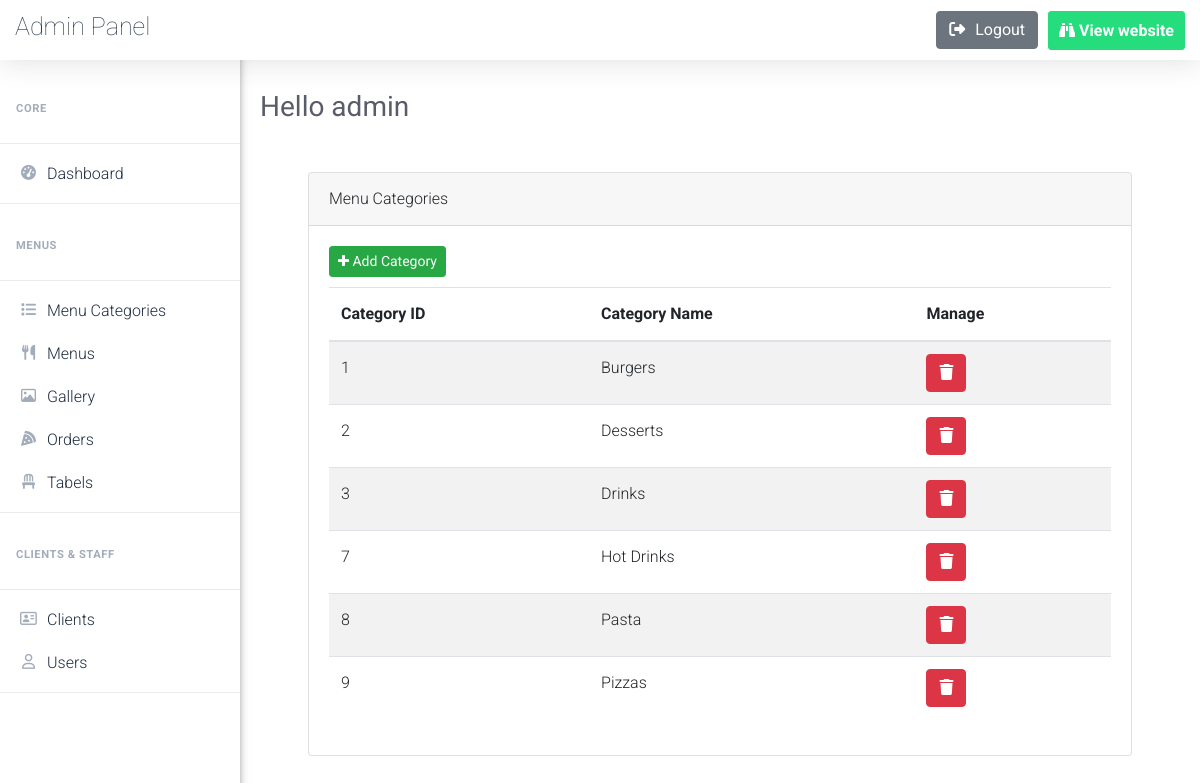
Before: /admin/menu_categories.php (signed in) with the older database file.
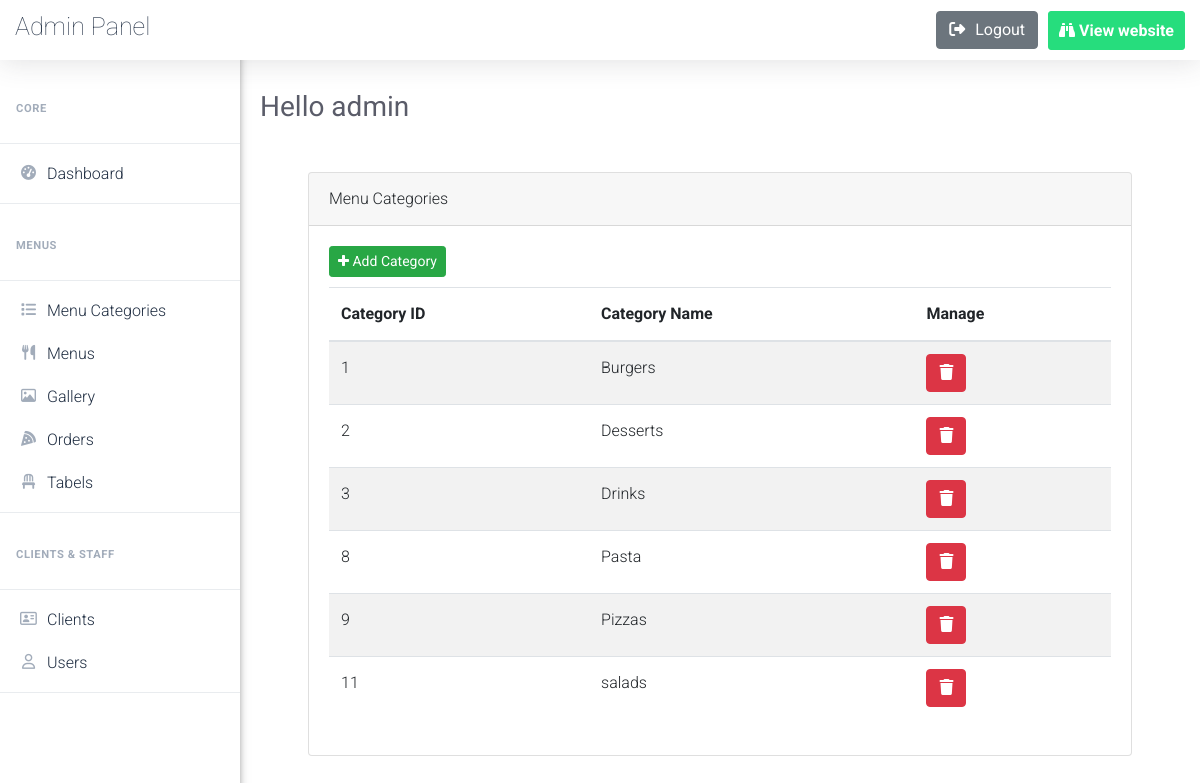
After: the same page with the newer database file.
### tables this page shows
CREATE TABLE `menu_categories` (
  `category_id` int(11) NOT NULL,
  `category_name` varchar(255) NOT NULL
);

### admin/includes/function.php (called while the page is built, shortened)
<?php
    require_once("connectDB.php");
    function get_all_data($table){
        global $con;
        $stmt = $con->prepare("SELECT * FROM $table");
        $stmt->execute();
        $data = $stmt->fetchAll();
        return $data;
    }
?>

### admin/menu_categories.php (the view, shortened to what this page needs)
<?php
    if(isset($_SESSION['name'])){
    include_once("includes/header.php");
    require_once("includes/function.php");
    $categories=get_all_data("menu_categories");
?>
    <div class="card m-5">
        <div class="card-header ">
            Menu Categories
        </div>
        <div class="card-body">
            <button class="btn btn-success btn-sm" style="margin-bottom: 10px;" type="button" data-toggle="modal" data-target="#add_new_category" data-placement="top">
                <i class="fa fa-plus"></i>
                Add Category
            </button>
            <table class="table table-striped categories-table">
                <thead >
                    <tr>
                        <th scope="col">Category ID</th>
                        <th scope="col">Category Name</th>
                        <th scope="col">Manage</th>
                    </tr>
                </thead>
                <tbody>
                <?php
                    foreach($categories as $Category){ ?>
                        <tr>
                        <td><?php echo $Category['category_id']?></td>
                        <td><?php echo $Category['category_name']?></td>
                        <td>
                            <a class="btn btn-danger" href="delete.php?cat_id=<?php echo $Category['category_id']?>">
                                <i class="fa-solid fa-trash"></i>
                            </a>
                        </td>
                        </tr>
                        <?php }
                ?>
                </tbody>
            </table>
        </div>
      </div>
<?php
    include_once("includes/footer.php");
}else{
    header('location:login.php');
}
?>

Changed rows visible on the page:
removed menu_categories: category_id "7", category_name "Hot Drinks"
added menu_categories: category_id "11", category_name "salads"
